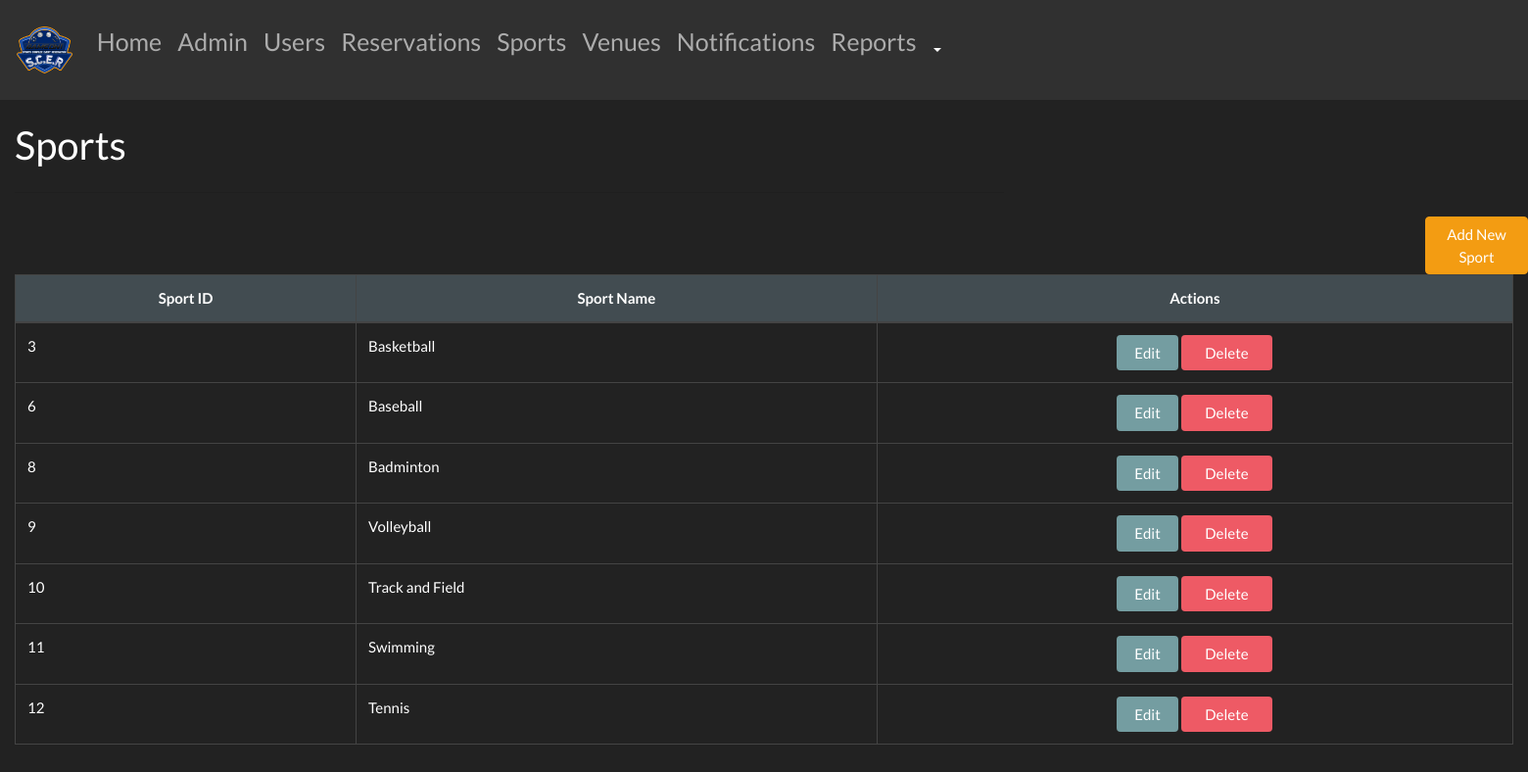
The app's page /admin/sports.php (signed in) with its own data.
### tables this page shows
CREATE TABLE `sport` (
  `sportID` int(50) NOT NULL,
  `sportsName` varchar(50) NOT NULL
);

### admin/sports.php (the view, shortened to what this page needs)
<?php
    include 'header.php';
	require_once "connect.php";
?>
<!DOCTYPE>
<html>
<body>
	<div style=>
	<div class="form-row">
  	<div class="form-group col-md-12">
  		<div class="form-group col-md-8">
  			<br>
  			<h2>Sports</h2>
  			<hr class='my-4'>
  		</div>
  <a class='btn btn-warning'  data-toggle='modal' style="margin-left: 1455px" data-target='#addSportModal'>Add New Sport</a>
<div id="myTabContent" class="tab-content">
  <div class="tab-pane fade show active" id="allsports">
    <div class="form-group col-md-12">
  		<table id = "table" class = "table table-bordered">
					<thead>
						<tr  class='text-center text-white' style='background-color:#424c51'>
							<th>Sport ID</th>
							<th>Sport Name</th>
							<th>Actions</th>
						</tr>
					</thead>
					<tbody>
					<?php
						$query = $conn->query("SELECT * FROM `sport`") or die(mysqli_error());
						while($fetch = $query->fetch_array()){
					?>
						<tr>
							<td><?php echo $fetch['sportID']?></td>
							<td><?php echo $fetch['sportsName']?></td>
							<td><center><a class='btn btn update-object' style='background-color:#749da1; color:white; width:10%' update-id='{$sportID}'>Edit</a>
								<input type = "button" class = "btn btn deleteForm" style="color:white; background-color:#ee5a65; width:15%"" value ="Delete" sportID ="<?php echo $fetch['sportID'] ?>">
						</tr>
					<?php
						}
					?>
					</tbody>
				</table>
  		</div>
  </div>
		<?php include_once "sportEdit.php"; ?>
</div>
  	</div>
	</div>
</body>
</html>

### records on screen
sport: sportID "3", sportsName "Basketball"
sport: sportID "6", sportsName "Baseball"
sport: sportID "8", sportsName "Badminton"
sport: sportID "9", sportsName "Volleyball"
sport: sportID "10", sportsName "Track and Field"
sport: sportID "11", sportsName "Swimming"
sport: sportID "12", sportsName "Tennis"
